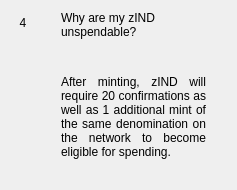
                  <widget class="QWidget" name="widgetFaq4" native="true">
                   <layout class="QHBoxLayout" name="horizontalPage_4" stretch="0,1">
                    <item alignment="Qt::AlignTop">
                     <widget class="QLabel" name="labelNumber4">
                      <property name="minimumSize">
                       <size>
                        <width>24</width>
                        <height>24</height>
                       </size>
                      </property>
                      <property name="maximumSize">
                       <size>
                        <width>16777215</width>
                        <height>24</height>
                       </size>
                      </property>
                      <property name="text">
                       <string>4</string>
                      </property>
                      <property name="alignment">
                       <set>Qt::AlignCenter</set>
                      </property>
                     </widget>
                    </item>
                    <item>
                     <layout class="QVBoxLayout" name="verticalLayoutPage_4">
                      <property name="leftMargin">
                       <number>20</number>
                      </property>
                      <property name="rightMargin">
                       <number>20</number>
                      </property>
                      <item>
                       <widget class="QLabel" name="labelSubtitle4">
                        <property name="text">
                         <string>Why are my zIND unspendable?</string>
                        </property>
                        <property name="wordWrap">
                         <bool>true</bool>
                        </property>
                       </widget>
                      </item>
                      <item>
                       <spacer name="verticalSpacer_40">
                        <property name="orientation">
                         <enum>Qt::Vertical</enum>
                        </property>
                        <property name="sizeType">
                         <enum>QSizePolicy::Fixed</enum>
                        </property>
                        <property name="sizeHint" stdset="0">
                         <size>
                          <width>20</width>
                          <height>30</height>
                         </size>
                        </property>
                       </spacer>
                      </item>
                      <item>
                       <widget class="QLabel" name="labelContent4">
                        <property name="text">
                         <string>
                           &lt;html&gt;&lt;head/&gt;&lt;body&gt;&lt;p align=&quot;justify&quot;&gt;
                           After minting, zIND will require 20 confirmations as well as 1
                           additional mint of the same denomination on the network to
                           become eligible for spending.
                           &lt;/p&gt;&lt;/body&gt;&lt;/html&gt;
                         </string>
                        </property>
                        <property name="alignment">
                         <set>Qt::AlignLeading|Qt::AlignLeft|Qt::AlignTop</set>
                        </property>
                        <property name="wordWrap">
                         <bool>true</bool>
                        </property>
                       </widget>
                      </item>
                      <item>
                       <spacer name="verticalSpacer_41">
                        <property name="orientation">
                         <enum>Qt::Vertical</enum>
                        </property>
                        <property name="sizeHint" stdset="0">
                         <size>
                          <width>20</width>
                          <height>20</height>
                         </size>
                        </property>
                       </spacer>
                      </item>
                     </layout>
                    </item>
                   </layout>
                  </widget>
